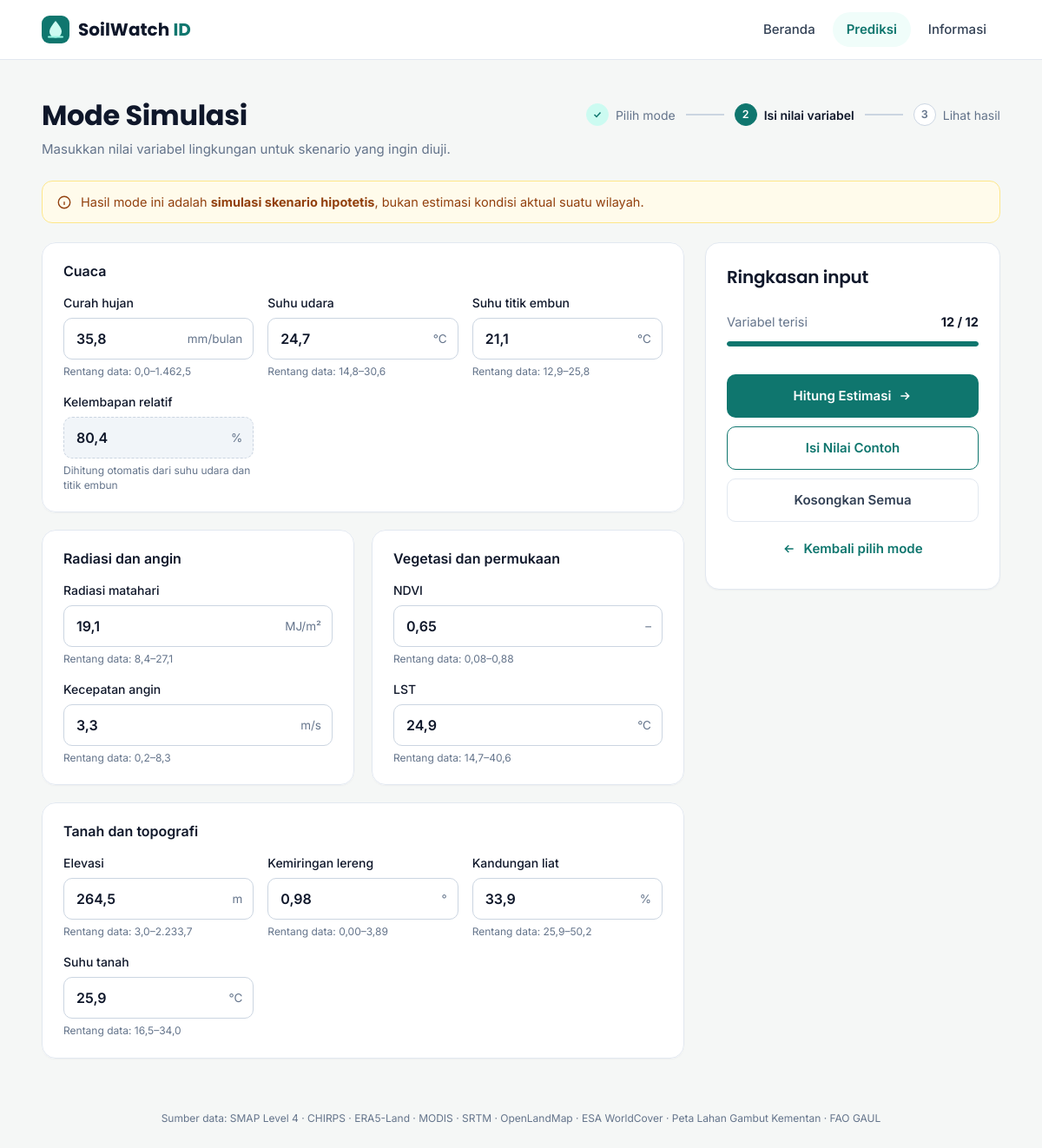
Before: /prediksi/simulasi?dari=0&periode=2026-06 with the older database file.
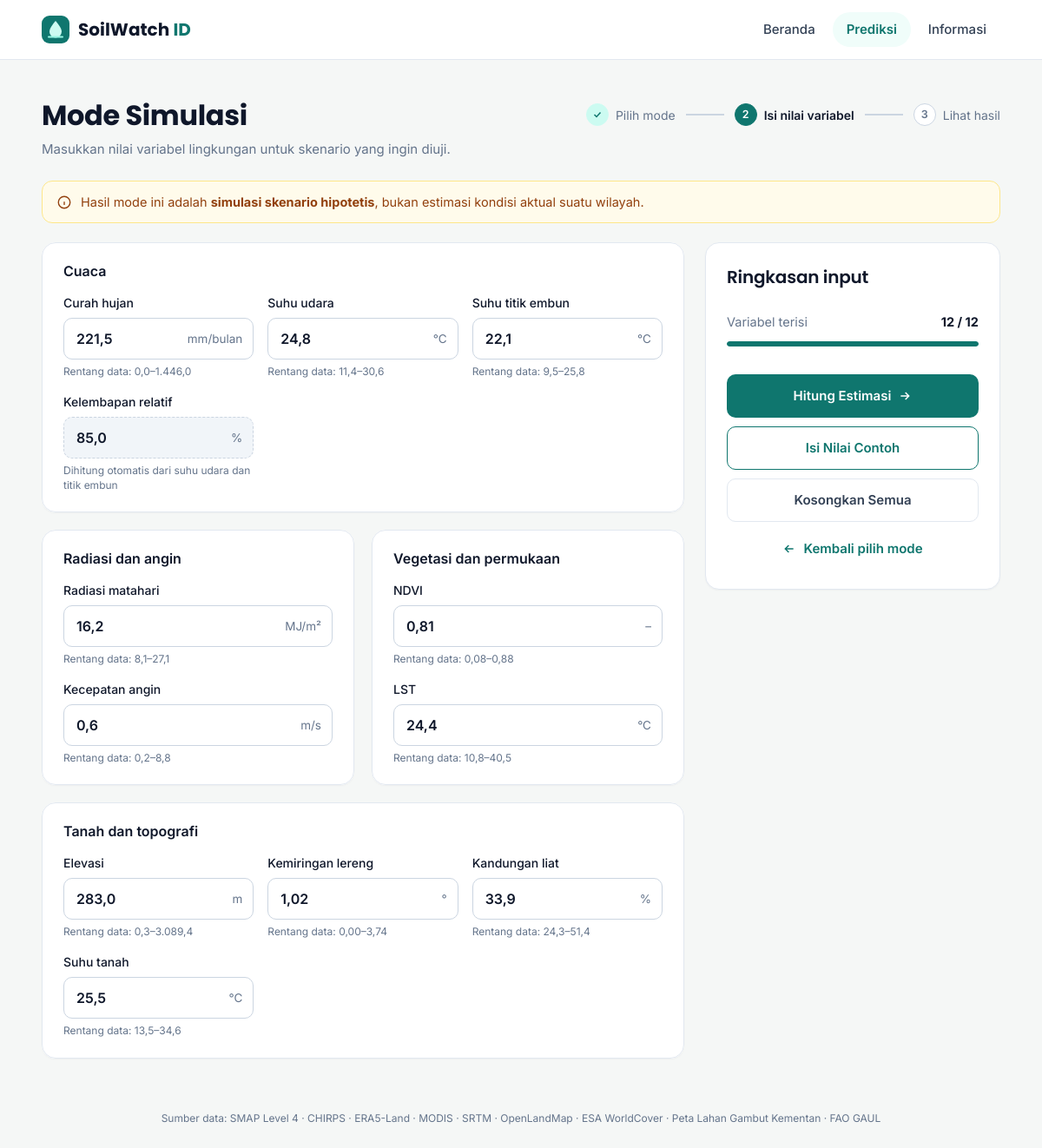
After: the same page with the newer database file.
### tables this page shows
CREATE TABLE data_bulanan (
            wilayah_id INTEGER NOT NULL REFERENCES wilayah(id),
            periode_id INTEGER NOT NULL REFERENCES periode(id),
            soil_moisture REAL, curah_hujan_bulanan REAL, suhu_celsius REAL, dew_point_celsius REAL, ndvi REAL, lst_celsius REAL, elevation REAL, slope REAL, solar_radiation REAL, wind_speed REAL, clay_content REAL, soil_temperature REAL, relative_humidity REAL,
            PRIMARY KEY (wilayah_id, periode_id));

### app.py (the view)
@app.route("/prediksi/simulasi", methods=["GET", "POST"])
def simulasi():
    nilai, galat = {}, {}
    if request.method == "POST":
        for f in est.FITUR:
            mentah = request.form.get(f, "").strip().replace(",", ".")
            try:
                v = float(mentah)
                lo, hi = est.BATAS[f]
                if not lo <= v <= hi:
                    galat[f] = f"Harus di antara {est.fmt(lo, 0)} dan {est.fmt(hi, 0)}"
                nilai[f] = v
            except ValueError:
                galat[f] = "Wajib diisi dengan angka"
        if "suhu_celsius" in nilai and "dew_point_celsius" in nilai:
            if nilai["dew_point_celsius"] > nilai["suhu_celsius"]:
                galat["dew_point_celsius"] = "Titik embun tidak boleh lebih tinggi dari suhu udara"
            nilai["relative_humidity"] = est.rh_dari(nilai["suhu_celsius"], nilai["dew_point_celsius"])
            galat.pop("relative_humidity", None)
        if not galat:
            return hasil_simulasi(nilai)
    else:
        wid, per = request.args.get("dari"), request.args.get("periode")
        if wid is not None and wid.isdigit() and per in est.ID_PERIODE and int(wid) < len(est.WILAYAH):
            nilai = est.nilai_wilayah(int(wid), per)
        for f in est.FITUR:
            if request.args.get(f):
                try:
                    nilai[f] = float(request.args[f])
                except ValueError:
                    pass
    return render_template("simulasi.html", menu="prediksi", grup=info_fitur(), nilai=nilai, galat=galat)

### admin.py (called while the page is built)
@bp.app_context_processor
def konteks_admin():
    return {"csrf_token": token_form}

### app.py (called while the page is built)
@app.before_request
def data_terbaru():
    est.cek_versi()

def info_fitur():
    grup = {}
    for f in est.FITUR:
        lab, sat, kel, step = est.INFO[f]
        s = est.STAT[f]
        grup.setdefault(kel, []).append({
            "kode": f, "label": lab, "satuan": sat, "step": step,
            "min": est.BATAS[f][0], "max": est.BATAS[f][1],
            "dmin": s["min"], "dmax": s["max"], "median": s["median"],
        })
    urutan = ["Cuaca", "Radiasi dan angin", "Vegetasi dan permukaan", "Tanah dan topografi"]
    return [(k, grup[k]) for k in urutan]

@app.context_processor
def umum():
    return {"penanda_contoh": est.DATA["penanda_contoh"],
            "lapisan_air": est.DATA.get("lapisan_air", 0), "lapisan_gambut": est.DATA.get("lapisan_gambut", 0),
            "sumber_kepentingan": est.DATA.get("sumber_kepentingan", "contoh"),
            "konf": est.KONF or {},
            "rentang_data": f'{est.DATA["periode_label"][0]} – {est.DATA["periode_label"][-1]}',
            "jumlah_wilayah": len(est.WILAYAH)}

### estimasi.py (called while the page is built)
def _query(sql, args=()):
    con = sqlite3.connect(f"file:{DB.as_posix()}?mode=ro", uri=True)
    try:
        return con.execute(sql, args).fetchall()
    finally:
        con.close()

def _versi():
    f = ROOT / "models" / "model_terpilih.json"
    return (DB.stat().st_mtime_ns, f.stat().st_mtime_ns if f.exists() else 0)

def cek_versi():
    if _versi() != VERSI:
        muat_ulang()

def fmt(v, d=2):
    s = f"{v:,.{d}f}"
    return s.replace(",", "X").replace(".", ",").replace("X", ".")

def nilai_wilayah(wid, periode):
    baris = _query(f"SELECT {', '.join(FITUR)} FROM data_bulanan WHERE wilayah_id = ? AND periode_id = ?",
                   (wid, ID_PERIODE[periode]))
    return dict(zip(FITUR, baris[0])) if baris else {f: None for f in FITUR}

### templates/simulasi.html (shortened to what this page needs)
{% extends "base.html" %}
{% from "_langkah.html" import langkah %}
{% block content %}
<div class="page-head">
  <div>
    <h1 class="p-title">Mode Simulasi</h1>
    <p class="muted">Masukkan nilai variabel lingkungan untuk skenario yang ingin diuji.</p>
  </div>
  {{ langkah(2, 'Isi nilai variabel') }}
</div>
<div class="alert warn"><svg width="18" height="18" viewBox="0 0 24 24" fill="none" stroke="currentColor" stroke-width="1.8" aria-hidden="true"><circle cx="12" cy="12" r="9"/><path d="M12 11v5M12 8h.01"/></svg>
  <span>Hasil mode ini adalah <b>simulasi skenario hipotetis</b>, bukan estimasi kondisi aktual suatu wilayah.</span></div>
<form class="sim" method="post" id="form-sim" novalidate>
  <div class="sim-grid">
    {% for kel, daftar in grup %}
    <fieldset class="card sim-card {{ 'half' if daftar|length == 2 }}">
      <legend>{{ kel }}</legend>
      <div class="fields">
        {% for f in daftar %}
        {% set auto = f.kode == 'relative_humidity' %}
        {% set v = nilai.get(f.kode) %}
        <div class="field {{ 'err' if galat.get(f.kode) }}">
          <label for="{{ f.kode }}">{{ f.label }}</label>
          <div class="inp {{ 'auto' if auto }}">
            <input id="{{ f.kode }}" name="{{ f.kode }}" type="text" inputmode="decimal"
                   value="{{ (v | angka(1 if f.step != '0.01' else 2)) if v is not none else '' }}"
                   placeholder="{{ 'otomatis' if auto else (f.median | angka(1 if f.step != '0.01' else 2)) }}"
                   data-min="{{ f.min }}" data-max="{{ f.max }}" data-dmin="{{ f.dmin }}" data-dmax="{{ f.dmax }}"
                   data-label="{{ f.label }}" {{ 'readonly tabindex=-1' if auto }}>
            <span class="unit">{{ f.satuan }}</span>
          </div>
          <small class="help">{% if auto %}Dihitung otomatis dari suhu udara dan titik embun{% else %}Rentang data: {{ f.dmin | angka(1 if f.step != '0.01' else 2) }}–{{ f.dmax | angka(1 if f.step != '0.01' else 2) }}{% endif %}</small>
        </div>
        {% endfor %}
      </div>
    </fieldset>
    {% endfor %}
  </div>
  <aside class="card sim-side">
    <h2 class="side-h big">Ringkasan input</h2>
    <div class="bar-row"><span class="muted">Variabel terisi</span><b><span id="terisi">0</span> / 12</b></div>
    <div class="bar prog"><i id="prog"></i></div>
    <div class="sim-actions">
      <button class="btn p wide" type="submit" id="hitung" disabled>Hitung Estimasi
        <svg width="16" height="16" viewBox="0 0 24 24" fill="none" stroke="currentColor" stroke-width="2.2" aria-hidden="true"><path d="M5 12h14M13 6l6 6-6 6"/></svg></button>
      <button class="btn s wide" type="button" id="contoh">Isi Nilai Contoh</button>
      <button class="btn g wide" type="button" id="kosongkan">Kosongkan Semua</button>
      <a class="link-back" href="{{ url_for('prediksi') }}"><svg width="16" height="16" viewBox="0 0 24 24" fill="none" stroke="currentColor" stroke-width="2.2" aria-hidden="true"><path d="M19 12H5M11 6l-6 6 6 6"/></svg>Kembali pilih mode</a>
    </div>
  </aside>
</form>
{% endblock %}

### templates/base.html (shortened to what this page needs)
<!doctype html>
<html lang="id">
<head>
  <link rel="stylesheet" href="{{ url_for('static', filename='css/style.css') }}">
</head>
<body>
  <header class="nav">
    <div class="nav-inner">
      <a class="logo" href="{{ url_for('beranda') }}">
        <img src="{{ url_for('static', filename='img/logo.svg') }}" alt="" width="32" height="32">
        <span>SoilWatch <b>ID</b></span>
      </a>
      {% block nav %}
      <nav class="links" aria-label="Menu utama">
        <a href="{{ url_for('beranda') }}" class="{{ 'on' if menu == 'beranda' }}">Beranda</a>
        <a href="{{ url_for('prediksi') }}" class="{{ 'on' if menu == 'prediksi' }}">Prediksi</a>
        <a href="{{ url_for('informasi') }}" class="{{ 'on' if menu == 'informasi' }}">Informasi</a>
      </nav>
      {% endblock %}
    </div>
  </header>
  <main class="page">
    {% block content %}{% endblock %}
  </main>
  <footer class="footer">
    Sumber data: SMAP Level 4 · CHIRPS · ERA5-Land · MODIS · SRTM · OpenLandMap · ESA WorldCover · Peta Lahan Gambut Kementan · FAO GAUL
  </footer>
</body>
</html>

### templates/_langkah.html
{% macro langkah(aktif, label2) %}
<ol class="steps" aria-label="Langkah">
  {% for n, teks in [(1, 'Pilih mode'), (2, label2), (3, 'Lihat hasil')] %}
  {% if n > 1 %}<li class="step-line" aria-hidden="true"></li>{% endif %}
  <li class="step {{ 'done' if n < aktif else ('on' if n == aktif) }}" {% if n == aktif %}aria-current="step"{% endif %}>
    <span class="step-dot">{% if n < aktif %}<svg width="12" height="12" viewBox="0 0 24 24" fill="none" stroke="currentColor" stroke-width="3" aria-hidden="true"><path d="M5 12l5 5 9-10"/></svg>{% else %}{{ n }}{% endif %}</span>
    <span>{{ teks }}</span>
  </li>
  {% endfor %}
</ol>
{% endmacro %}

Changed rows visible on the page:
no longer on this page (row edited): data_bulanan: curah_hujan_bulanan "35,8" "24,7" "21,1" "80,4" "19,1" "3,3" "0,65" "24,9" "264,5" "0,98" "33,9" "25,9"
now on this page (row edited): data_bulanan: curah_hujan_bulanan "221,5" "24,8" "22,1" "85,0" "16,2" "0,6" "0,81" "24,4" "283,0" "1,02" "33,9" "25,5"
Other visible differences:
list line gone: "Curah hujan mm/bulan Rentang data: 0,0 – 1.462,5 Suhu udara °C Rentang data: 14,8 – 30,6 Suhu titik embun °C Rentang data: 12,9 – 25,8"
new list line: "Curah hujan mm/bulan Rentang data: 0,0 – 1.446,0 Suhu udara °C Rentang data: 11,4 – 30,6 Suhu titik embun °C Rentang data: 9,5 – 25,8"
list line gone: "Radiasi matahari MJ/m² Rentang data: 8,4 – 27,1 Kecepatan angin m/s Rentang data: 0,2 – 8,3"
new list line: "Radiasi matahari MJ/m² Rentang data: 8,1 – 27,1 Kecepatan angin m/s Rentang data: 0,2 – 8,8"
list line gone: "LST °C Rentang data: 14,7 – 40,6"
new list line: "LST °C Rentang data: 10,8 – 40,5"
list line gone: "Elevasi m Rentang data: 3,0 – 2.233,7 Kemiringan lereng ° Rentang data: 0,00 – 3,89 Kandungan liat % Rentang data: 25,9 – 50,2 Suhu tanah °C Rentang data: 16,5 – 34,0"
new list line: "Elevasi m Rentang data: 0,3 – 3.089,4 Kemiringan lereng ° Rentang data: 0,00 – 3,74 Kandungan liat % Rentang data: 24,3 – 51,4 Suhu tanah °C Rentang data: 13,5 – 34,6"
